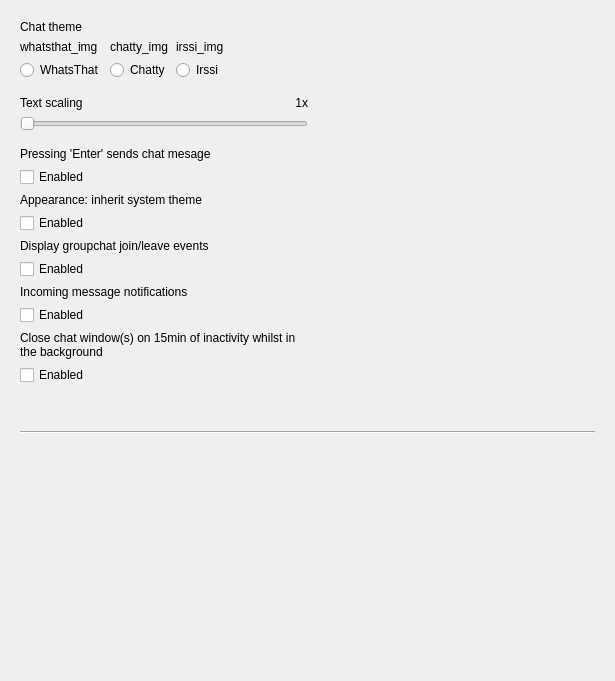
<?xml version="1.0" encoding="UTF-8"?>
<ui version="4.0">
 <class>Settings</class>
 <widget class="QMainWindow" name="Settings">
  <property name="geometry">
   <rect>
    <x>0</x>
    <y>0</y>
    <width>615</width>
    <height>681</height>
   </rect>
  </property>
  <property name="sizePolicy">
   <sizepolicy hsizetype="Expanding" vsizetype="Expanding">
    <horstretch>0</horstretch>
    <verstretch>0</verstretch>
   </sizepolicy>
  </property>
  <property name="windowTitle">
   <string>Settings</string>
  </property>
  <property name="windowIcon">
   <iconset>
    <normaloff>:/assets/images/appicons/64x64.png</normaloff>:/assets/images/appicons/64x64.png</iconset>
  </property>
  <widget class="QWidget" name="centralWidget">
   <layout class="QVBoxLayout" name="verticalLayout_6">
    <property name="leftMargin">
     <number>9</number>
    </property>
    <property name="topMargin">
     <number>9</number>
    </property>
    <property name="rightMargin">
     <number>9</number>
    </property>
    <property name="bottomMargin">
     <number>9</number>
    </property>
    <item>
     <widget class="QScrollArea" name="scrollArea">
      <property name="frameShape">
       <enum>QFrame::NoFrame</enum>
      </property>
      <property name="frameShadow">
       <enum>QFrame::Plain</enum>
      </property>
      <property name="lineWidth">
       <number>0</number>
      </property>
      <property name="horizontalScrollBarPolicy">
       <enum>Qt::ScrollBarAlwaysOff</enum>
      </property>
      <property name="widgetResizable">
       <bool>true</bool>
      </property>
      <widget class="QWidget" name="scrollAreaWidgetContents">
       <property name="geometry">
        <rect>
         <x>0</x>
         <y>0</y>
         <width>597</width>
         <height>663</height>
        </rect>
       </property>
       <layout class="QVBoxLayout" name="verticalLayout_5">
        <item>
         <widget class="QLabel" name="label">
          <property name="text">
           <string>Chat theme</string>
          </property>
         </widget>
        </item>
        <item>
         <layout class="QHBoxLayout" name="horizontalLayout">
          <item>
           <layout class="QVBoxLayout" name="verticalLayout">
            <item>
             <widget class="QLabel" name="label_whatsthat_img">
              <property name="text">
               <string>whatsthat_img</string>
              </property>
             </widget>
            </item>
            <item>
             <widget class="QRadioButton" name="radio_theme_whatsthat">
              <property name="text">
               <string>WhatsThat</string>
              </property>
              <attribute name="buttonGroup">
               <string notr="true">themeRadioGroup</string>
              </attribute>
             </widget>
            </item>
           </layout>
          </item>
          <item>
           <layout class="QVBoxLayout" name="verticalLayout_2">
            <item>
             <widget class="QLabel" name="label_chatty_img">
              <property name="text">
               <string>chatty_img</string>
              </property>
             </widget>
            </item>
            <item>
             <widget class="QRadioButton" name="radio_theme_chatty">
              <property name="text">
               <string>Chatty</string>
              </property>
              <attribute name="buttonGroup">
               <string notr="true">themeRadioGroup</string>
              </attribute>
             </widget>
            </item>
           </layout>
          </item>
          <item>
           <layout class="QVBoxLayout" name="verticalLayout_4">
            <item>
             <widget class="QLabel" name="label_irssi_img">
              <property name="text">
               <string>irssi_img</string>
              </property>
             </widget>
            </item>
            <item>
             <widget class="QRadioButton" name="radio_theme_irssi">
              <property name="text">
               <string>Irssi</string>
              </property>
              <attribute name="buttonGroup">
               <string notr="true">themeRadioGroup</string>
              </attribute>
             </widget>
            </item>
           </layout>
          </item>
          <item>
           <spacer name="horizontalSpacer">
            <property name="orientation">
             <enum>Qt::Horizontal</enum>
            </property>
            <property name="sizeHint" stdset="0">
             <size>
              <width>40</width>
              <height>20</height>
             </size>
            </property>
           </spacer>
          </item>
         </layout>
        </item>
        <item>
         <layout class="QHBoxLayout" name="horizontalLayout_2">
          <item>
           <layout class="QVBoxLayout" name="verticalLayout_3">
            <item>
             <spacer name="verticalSpacer_4">
              <property name="orientation">
               <enum>Qt::Vertical</enum>
              </property>
              <property name="sizeType">
               <enum>QSizePolicy::Maximum</enum>
              </property>
              <property name="sizeHint" stdset="0">
               <size>
                <width>20</width>
                <height>10</height>
               </size>
              </property>
             </spacer>
            </item>
            <item>
             <layout class="QHBoxLayout" name="horizontalLayout_3">
              <item>
               <widget class="QLabel" name="label_textScaling">
                <property name="text">
                 <string>Text scaling</string>
                </property>
               </widget>
              </item>
              <item>
               <widget class="QLabel" name="label_textScalingValue">
                <property name="text">
                 <string>1x</string>
                </property>
                <property name="alignment">
                 <set>Qt::AlignRight|Qt::AlignTrailing|Qt::AlignVCenter</set>
                </property>
               </widget>
              </item>
             </layout>
            </item>
            <item>
             <widget class="QSlider" name="sliderTextScaling">
              <property name="minimum">
               <number>0</number>
              </property>
              <property name="maximum">
               <number>4</number>
              </property>
              <property name="singleStep">
               <number>1</number>
              </property>
              <property name="pageStep">
               <number>1</number>
              </property>
              <property name="value">
               <number>0</number>
              </property>
              <property name="tracking">
               <bool>true</bool>
              </property>
              <property name="orientation">
               <enum>Qt::Horizontal</enum>
              </property>
              <property name="tickInterval">
               <number>25</number>
              </property>
             </widget>
            </item>
            <item>
             <spacer name="verticalSpacer_3">
              <property name="orientation">
               <enum>Qt::Vertical</enum>
              </property>
              <property name="sizeType">
               <enum>QSizePolicy::Maximum</enum>
              </property>
              <property name="sizeHint" stdset="0">
               <size>
                <width>20</width>
                <height>10</height>
               </size>
              </property>
             </spacer>
            </item>
            <item>
             <widget class="QLabel" name="label_2">
              <property name="text">
               <string>Pressing 'Enter' sends chat mesage</string>
              </property>
             </widget>
            </item>
            <item>
             <widget class="QCheckBox" name="checkBox_enterKeySendsChat">
              <property name="text">
               <string>Enabled</string>
              </property>
             </widget>
            </item>
            <item>
             <widget class="QLabel" name="label_5">
              <property name="text">
               <string>Appearance: inherit system theme</string>
              </property>
             </widget>
            </item>
            <item>
             <widget class="QCheckBox" name="checkBox_enableInheritSystemTheme">
              <property name="text">
               <string>Enabled</string>
              </property>
             </widget>
            </item>
            <item>
             <widget class="QLabel" name="label_6">
              <property name="text">
               <string>Display groupchat join/leave events</string>
              </property>
             </widget>
            </item>
            <item>
             <widget class="QCheckBox" name="checkBox_enableDisplayGroupchatJoinLeave">
              <property name="text">
               <string>Enabled</string>
              </property>
             </widget>
            </item>
            <item>
             <widget class="QLabel" name="label_3">
              <property name="text">
               <string>Incoming message notifications</string>
              </property>
             </widget>
            </item>
            <item>
             <widget class="QCheckBox" name="checkBox_enableNotifications">
              <property name="text">
               <string>Enabled</string>
              </property>
             </widget>
            </item>
            <item>
             <widget class="QLabel" name="label_4">
              <property name="text">
               <string>Close chat window(s) on 15min of inactivity whilst in the background</string>
              </property>
              <property name="wordWrap">
               <bool>true</bool>
              </property>
             </widget>
            </item>
            <item>
             <widget class="QCheckBox" name="checkBox_enableAutoCloseChatWindows">
              <property name="text">
               <string>Enabled</string>
              </property>
             </widget>
            </item>
            <item>
             <spacer name="verticalSpacer_2">
              <property name="orientation">
               <enum>Qt::Vertical</enum>
              </property>
              <property name="sizeHint" stdset="0">
               <size>
                <width>20</width>
                <height>40</height>
               </size>
              </property>
             </spacer>
            </item>
           </layout>
          </item>
          <item>
           <spacer name="horizontalSpacer_2">
            <property name="orientation">
             <enum>Qt::Horizontal</enum>
            </property>
            <property name="sizeHint" stdset="0">
             <size>
              <width>40</width>
              <height>20</height>
             </size>
            </property>
           </spacer>
          </item>
         </layout>
        </item>
        <item>
         <widget class="Line" name="line">
          <property name="orientation">
           <enum>Qt::Horizontal</enum>
          </property>
         </widget>
        </item>
        <item>
         <spacer name="verticalSpacer">
          <property name="orientation">
           <enum>Qt::Vertical</enum>
          </property>
          <property name="sizeHint" stdset="0">
           <size>
            <width>20</width>
            <height>40</height>
           </size>
          </property>
         </spacer>
        </item>
       </layout>
      </widget>
     </widget>
    </item>
   </layout>
  </widget>
 </widget>
 <layoutdefault spacing="6" margin="11"/>
 <resources>
  <include location="assets.qrc"/>
 </resources>
 <connections/>
 <buttongroups>
  <buttongroup name="themeRadioGroup"/>
 </buttongroups>
</ui>
